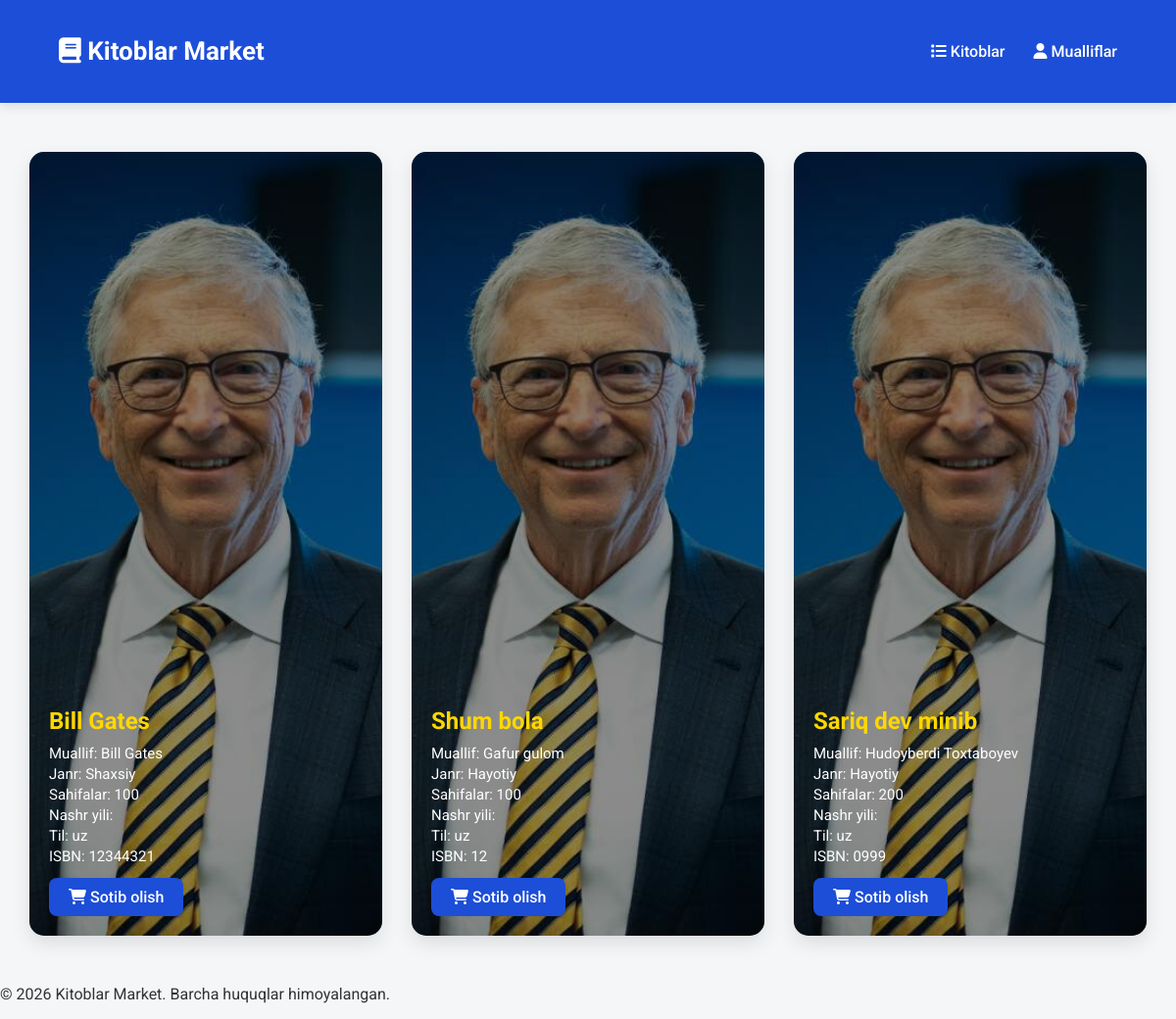
The page /books/ on the database its author committed.
### books/models.py (models this page shows, shortened)
class Book(models.Model):
    title= models.CharField(max_length=50)
    author = models.CharField(max_length=50)
    published_year = models.DateField()
    isbn = models.CharField(max_length=13, unique=True)
    pages = models.IntegerField()
    language = models.CharField(max_length=20)
    genre = models.CharField(max_length=30)

### books/views.py (the view)
# urls.py: path('',books_list)
def books_list(request):
    books = Book.objects.all()
    return render(request, 'books.html', context={"books":books})

### templates/books.html (shortened to what this page needs)
<!doctype html>
<html lang="uz">
  <head>
    <link
      href="https://cdnjs.cloudflare.com/ajax/libs/font-awesome/6.5.1/css/all.min.css"
      rel="stylesheet"
    />
    {% load static %}
  </head>
  <body>
    <header class="navbar">
      <h1><i class="fas fa-book"></i> Kitoblar Market</h1>
      <nav>
        <a href="/books/"><i class="fas fa-list"></i> Kitoblar</a>
        <a href="/authors/"><i class="fas fa-user"></i> Mualliflar</a>
      </nav>
    </header>
    <main>
      <section class="products">
        {% for book in books %}
        <div
          class="product-card"
          style="background: url('{% if book.cover_url %}{{ book.cover_url }}{% else %}{% static 'images/gates.jpg' %}{% endif %}') no-repeat center center; background-size: cover;"
        >
          <div class="info">
            <h3>{{ book.title }}</h3>
            <p>Muallif: {{ book.author }}</p>
            <p>Janr: {{ book.genre }}</p>
            <p>Sahifalar: {{ book.pages }}</p>
            <p>Nashr yili: {{ book.published_date }}</p>
            <p>Til: {{ book.language }}</p>
            <p>ISBN: {{ book.isbn }}</p>
            <a href="#" class="buy-btn"
              ><i class="fas fa-shopping-cart"></i> Sotib olish</a
            >
          </div>
        </div>
        {% endfor %}
      </section>
    </main>
    <footer>
      <p>© 2026 Kitoblar Market. Barcha huquqlar himoyalangan.</p>
    </footer>
  </body>
</html>

### templates/books.html (style rules this page uses)
body { font-family: "Roboto", sans-serif; margin: 0; padding: 0; background: #f4f6f8; color: #333; }
header.navbar { display: flex; justify-content: space-between; align-items: center; padding: 20px 60px; background: #1d4ed8; color: white; position: sticky; top: 0; z-index: 1000; box-shadow: 0 4px 10px rgba(0, 0, 0, 0.1); }
.navbar h1 { font-size: 26px; font-weight: 700; }
.navbar nav a { color: white; text-decoration: none; margin-left: 25px; font-weight: 500; transition: 0.3s; }
main { width: 95%; margin: 50px auto; }
.products { display: grid; grid-template-columns: repeat(auto-fit, minmax(300px, 1fr)); gap: 30px; }
.product-card { position: relative; border-radius: 15px; overflow: hidden; height: 800px; box-shadow: 0 8px 20px rgba(0, 0, 0, 0.1); transition: all 0.3s ease; display: flex; align-items: flex-end; color: white; background-size: cover; background-repeat: no-repeat; background-position: center; }
.product-card::before { content: ""; position: absolute; top: 0; left: 0; width: 100%; height: 100%; background: rgba(0, 0, 0, 0.45); z-index: 1; }
.product-card .info { position: relative; z-index: 2; padding: 20px; }
.product-card .info h3 { margin: 0 0 10px 0; font-size: 24px; font-weight: 700; color: #ffd700; }
.product-card .info p { margin: 3px 0; font-size: 15px; color: #fff; }
.product-card .buy-btn { display: inline-block; margin-top: 10px; padding: 10px 20px; background: #1d4ed8; color: white; font-weight: 500; border-radius: 8px; text-decoration: none; transition: 0.3s; }

### rows shown on the page
Book: title "Bill Gates", author "Bill Gates", genre "Shaxsiy", pages "100", language "uz", isbn "12344321"
Book: title "Shum bola", author "Gafur gulom", genre "Hayotiy", pages "100", language "uz", isbn "12"
Book: title "Sariq dev minib", author "Hudoyberdi Toxtaboyev", genre "Hayotiy", pages "200", language "uz", isbn "0999"
